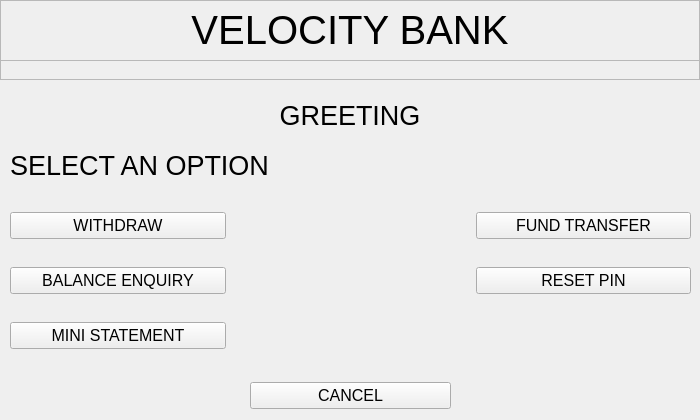
<?xml version="1.0" encoding="UTF-8"?>
<ui version="4.0">
 <class>Form</class>
 <widget class="QWidget" name="Form">
  <property name="geometry">
   <rect>
    <x>0</x>
    <y>0</y>
    <width>700</width>
    <height>420</height>
   </rect>
  </property>
  <property name="windowTitle">
   <string>Form</string>
  </property>
  <widget class="QFrame" name="frame">
   <property name="geometry">
    <rect>
     <x>0</x>
     <y>0</y>
     <width>700</width>
     <height>80</height>
    </rect>
   </property>
   <property name="styleSheet">
    <string notr="true"/>
   </property>
   <property name="frameShape">
    <enum>QFrame::StyledPanel</enum>
   </property>
   <property name="frameShadow">
    <enum>QFrame::Plain</enum>
   </property>
   <widget class="QLabel" name="label">
    <property name="geometry">
     <rect>
      <x>0</x>
      <y>0</y>
      <width>700</width>
      <height>60</height>
     </rect>
    </property>
    <property name="font">
     <font>
      <pointsize>30</pointsize>
     </font>
    </property>
    <property name="text">
     <string>VELOCITY BANK</string>
    </property>
    <property name="alignment">
     <set>Qt::AlignCenter</set>
    </property>
   </widget>
   <widget class="QFrame" name="frame_2">
    <property name="geometry">
     <rect>
      <x>0</x>
      <y>60</y>
      <width>700</width>
      <height>20</height>
     </rect>
    </property>
    <property name="styleSheet">
     <string notr="true"/>
    </property>
    <property name="frameShape">
     <enum>QFrame::StyledPanel</enum>
    </property>
    <property name="frameShadow">
     <enum>QFrame::Sunken</enum>
    </property>
    <property name="lineWidth">
     <number>0</number>
    </property>
   </widget>
  </widget>
  <widget class="QLabel" name="instructLabel">
   <property name="geometry">
    <rect>
     <x>0</x>
     <y>140</y>
     <width>700</width>
     <height>50</height>
    </rect>
   </property>
   <property name="font">
    <font>
     <pointsize>20</pointsize>
    </font>
   </property>
   <property name="text">
    <string>SELECT AN OPTION</string>
   </property>
   <property name="margin">
    <number>1</number>
   </property>
   <property name="indent">
    <number>10</number>
   </property>
  </widget>
  <widget class="QWidget" name="gridLayoutWidget">
   <property name="geometry">
    <rect>
     <x>0</x>
     <y>190</y>
     <width>701</width>
     <height>181</height>
    </rect>
   </property>
   <layout class="QGridLayout" name="gridLayout">
    <property name="leftMargin">
     <number>10</number>
    </property>
    <property name="rightMargin">
     <number>10</number>
    </property>
    <property name="horizontalSpacing">
     <number>250</number>
    </property>
    <property name="verticalSpacing">
     <number>6</number>
    </property>
    <item row="1" column="0">
     <widget class="QPushButton" name="balBtn">
      <property name="font">
       <font>
        <pointsize>12</pointsize>
       </font>
      </property>
      <property name="text">
       <string>BALANCE ENQUIRY</string>
      </property>
     </widget>
    </item>
    <item row="0" column="0">
     <widget class="QPushButton" name="withdrawBtn">
      <property name="font">
       <font>
        <pointsize>12</pointsize>
       </font>
      </property>
      <property name="text">
       <string>WITHDRAW</string>
      </property>
     </widget>
    </item>
    <item row="0" column="1">
     <widget class="QPushButton" name="transferBtn">
      <property name="font">
       <font>
        <pointsize>12</pointsize>
       </font>
      </property>
      <property name="text">
       <string>FUND TRANSFER</string>
      </property>
     </widget>
    </item>
    <item row="1" column="1">
     <widget class="QPushButton" name="resetBtn">
      <property name="font">
       <font>
        <pointsize>12</pointsize>
       </font>
      </property>
      <property name="text">
       <string>RESET PIN</string>
      </property>
     </widget>
    </item>
    <item row="2" column="0">
     <widget class="QPushButton" name="miniBtn">
      <property name="font">
       <font>
        <pointsize>12</pointsize>
       </font>
      </property>
      <property name="text">
       <string>MINI STATEMENT</string>
      </property>
     </widget>
    </item>
   </layout>
  </widget>
  <widget class="QWidget" name="horizontalLayoutWidget">
   <property name="geometry">
    <rect>
     <x>0</x>
     <y>370</y>
     <width>701</width>
     <height>51</height>
    </rect>
   </property>
   <layout class="QHBoxLayout" name="horizontalLayout">
    <property name="spacing">
     <number>100</number>
    </property>
    <property name="leftMargin">
     <number>250</number>
    </property>
    <property name="rightMargin">
     <number>250</number>
    </property>
    <item>
     <widget class="QPushButton" name="cancelBtn">
      <property name="font">
       <font>
        <pointsize>12</pointsize>
       </font>
      </property>
      <property name="text">
       <string>CANCEL</string>
      </property>
     </widget>
    </item>
   </layout>
  </widget>
  <widget class="QLabel" name="greetLabel">
   <property name="geometry">
    <rect>
     <x>0</x>
     <y>90</y>
     <width>700</width>
     <height>50</height>
    </rect>
   </property>
   <property name="font">
    <font>
     <pointsize>20</pointsize>
    </font>
   </property>
   <property name="text">
    <string>GREETING</string>
   </property>
   <property name="alignment">
    <set>Qt::AlignCenter</set>
   </property>
  </widget>
 </widget>
 <resources/>
 <connections/>
</ui>
